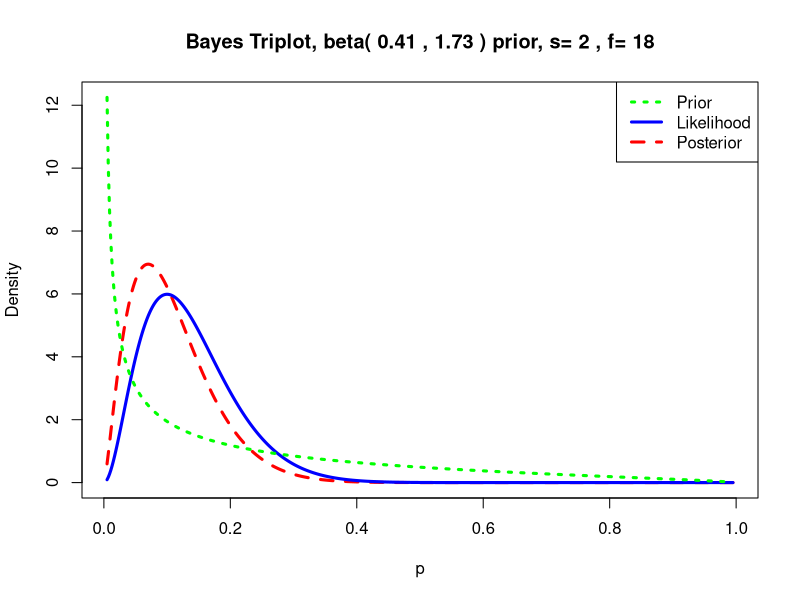
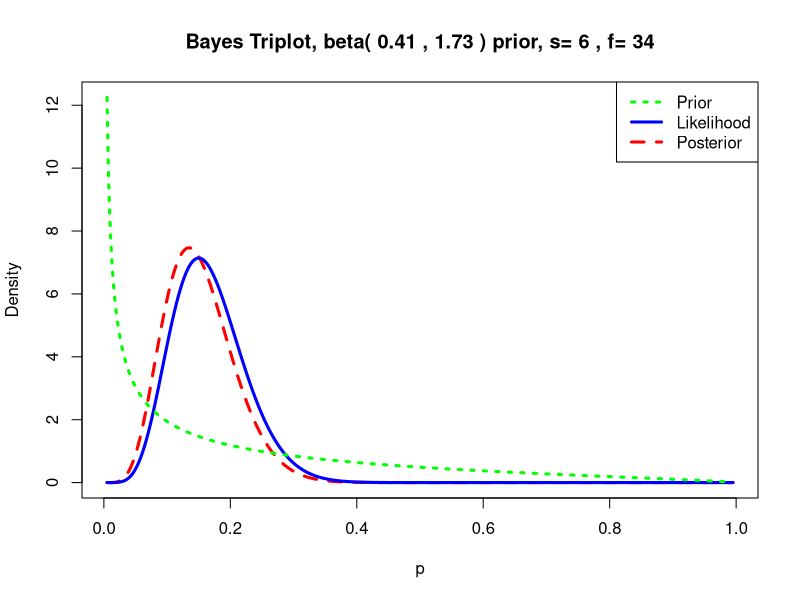
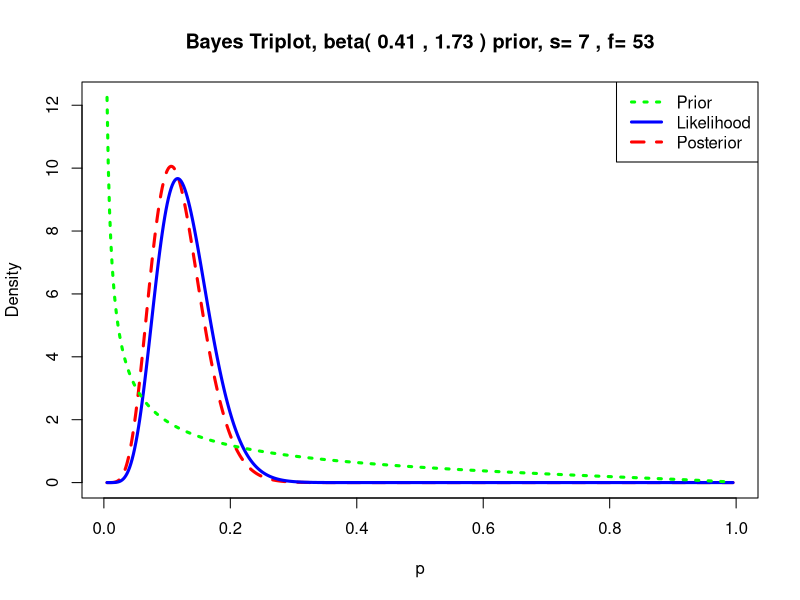
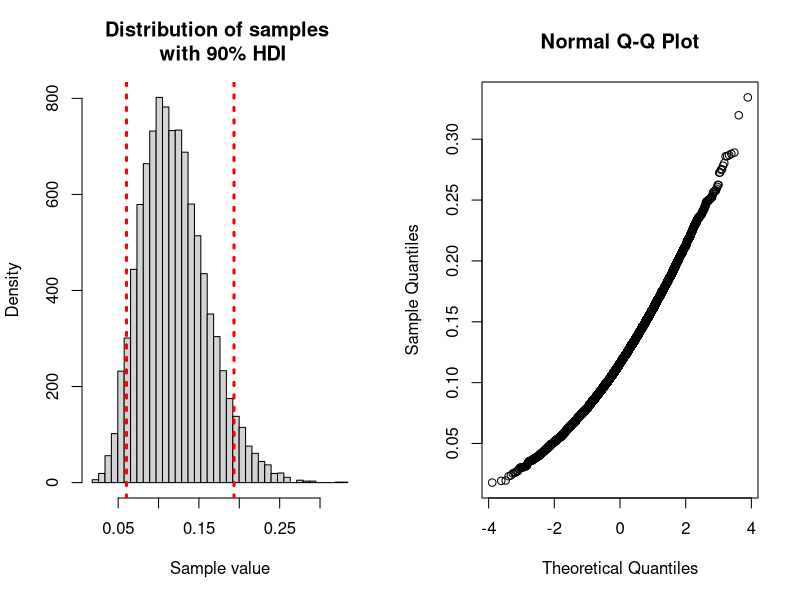
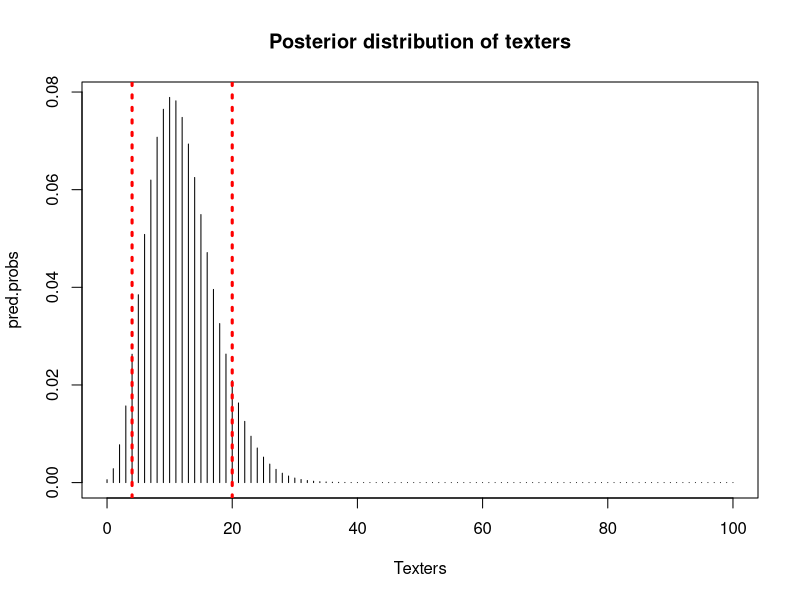
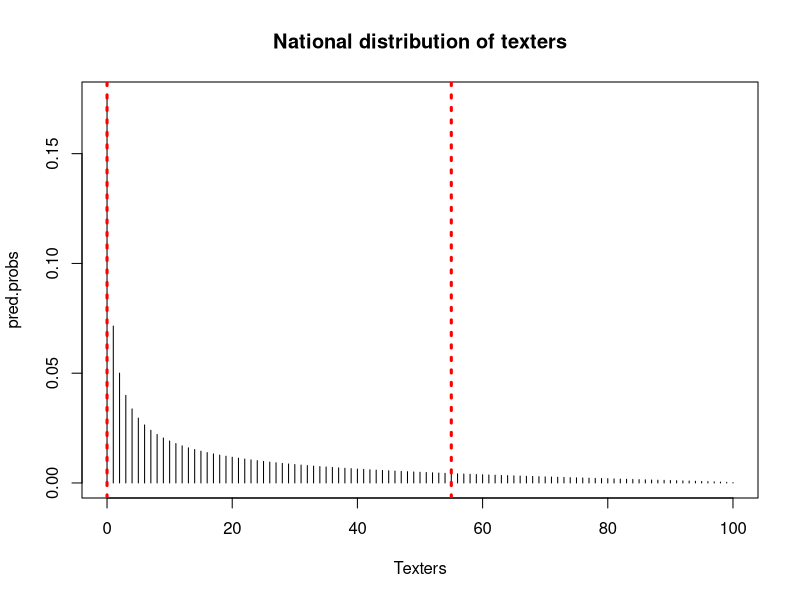
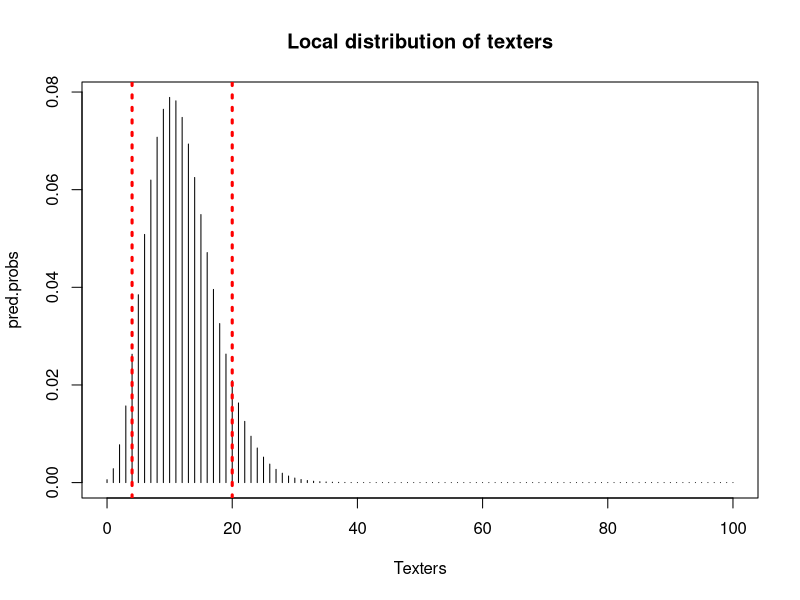

R code for these plots, in order:
## ---- chunk 1
# Set global knitr options

knitr::opts_chunk$set(comment = "", echo = FALSE, warning = FALSE, message = FALSE)


## ---- chunk 2
library(LearnBayes)

## Compute the Beta prior, and report the coefficents
beta.prior <- beta.select(list(p=0.5, x=0.1), list(p=0.75, x=.3))

## View the coefficients
beta.prior
## ---- chunk 3

# a. 2 texting out of 20 drivers
beta.prior + c(2, 18)
triplot(beta.prior, c(2, 18))

## ---- chunk 4

# b. 4 texting out of 20 drivers
beta.prior + c(2 + 4, 18 + 16)
triplot(beta.prior, c(2 + 4, 18 + 16))

## ---- chunk 5

# c. 1 texting out of 20 drivers
beta.prior + c(2 + 4 + 1, 18 + 16 + 19)
triplot(beta.prior, c(2 + 4 + 1, 18 + 16 + 19))

## ---- chunk 6
## Posterior distribution:
beta.post <- beta.prior + c(2 + 4 + 1, 18 + 16 + 19)

## Sample from distribution:
post.sample <- rbeta(10000, beta.post[1], beta.post[2])
quants = quantile(post.sample, c(0.05, 0.95))

## ---- chunk 7


## Plot HDI and QQ plot:
par(mfrow = c(1,2))
breaks = seq(min(post.sample), max(post.sample), length.out = 41)
hist(post.sample, breaks = breaks, 
     main = 'Distribution of samples \n with 90% HDI',
     xlab = 'Sample value',
     ylab = 'Density')
abline(v = quants[1], lty = 3, col = 'red', lwd = 3)
abline(v = quants[2], lty = 3, col = 'red', lwd = 3)
qqnorm(post.sample)
par(mfrow = c(1,1))
## ---- chunk 8
f_predicted_probs <- function(beta, n, s) {
  pred.probs <- pbetap(beta, n, s)
  
  return(pred.probs)
}

f_prob_dist <- function(n = 100, beta, title) {
  # Function plots the distribution of events over n observations.
  s <- 0:n
  pred.probs <- f_predicted_probs(beta, n, s)
  discrete.distribution <- discint(cbind(s, pred.probs), 0.90)
  
  plot(s, pred.probs, type="h", 
       main = title,
       xlab = 'Texters')
  abline(v = max(discrete.distribution$set), lty = 3, col = 'red', lwd = 3)
  abline(v = min(discrete.distribution$set), lty = 3, col = 'red', lwd = 3)
}
## ---- chunk 9

# > Of the next hundred drivers what are the number of texting drivers
# in the 90% HDI?

## Plot the posterior distribution over 100 observations
f_prob_dist(n = 100, beta = beta.post, title = "Posterior distribution of texters")

## ---- chunk 10

# > Are the drivers in this area better or worse that the national figures
# indicate?

f_prob_dist(beta = beta.prior, title = "National distribution of texters")
f_prob_dist(beta = beta.post, title = "Local distribution of texters")
